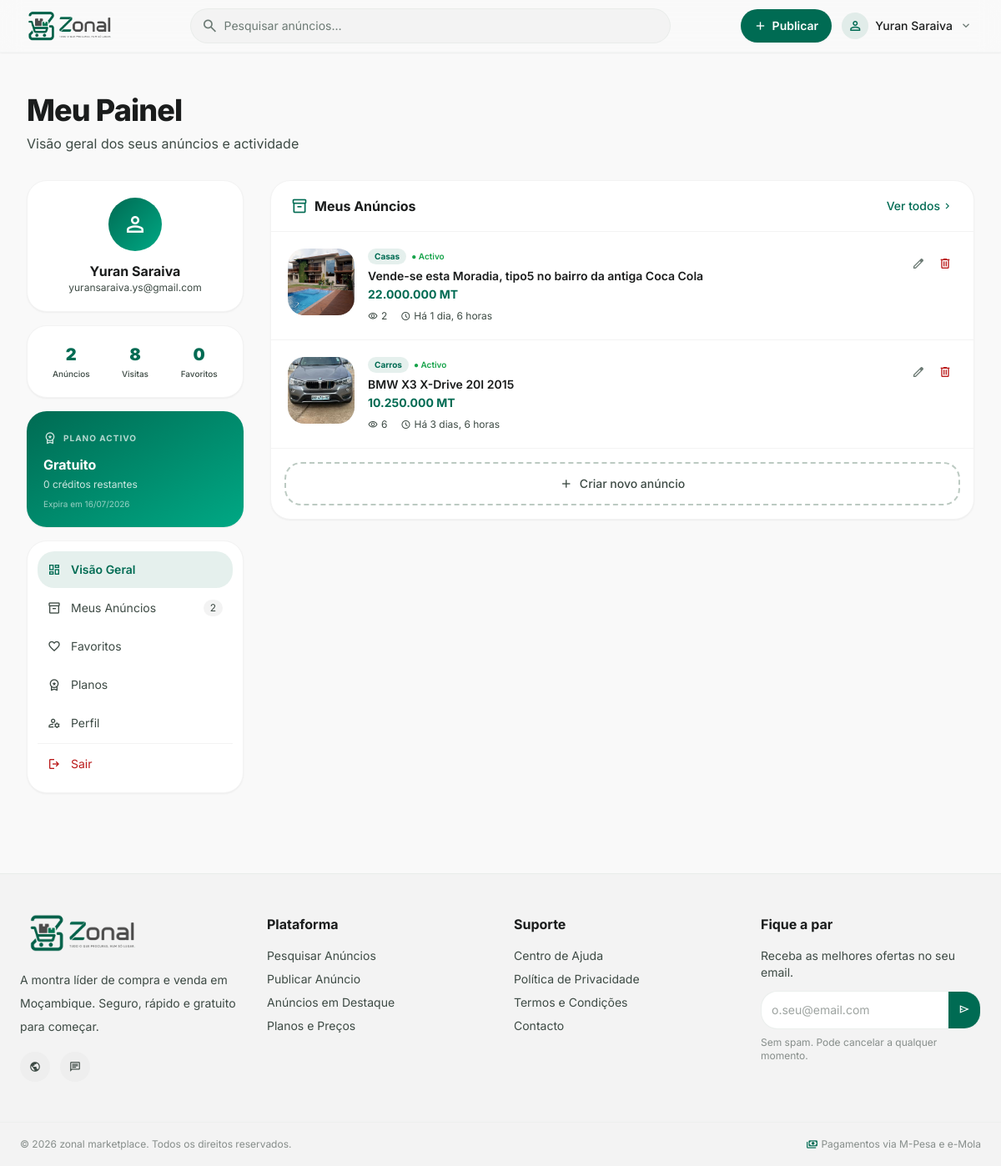
The app's page /dashboard/ (signed in), older data.
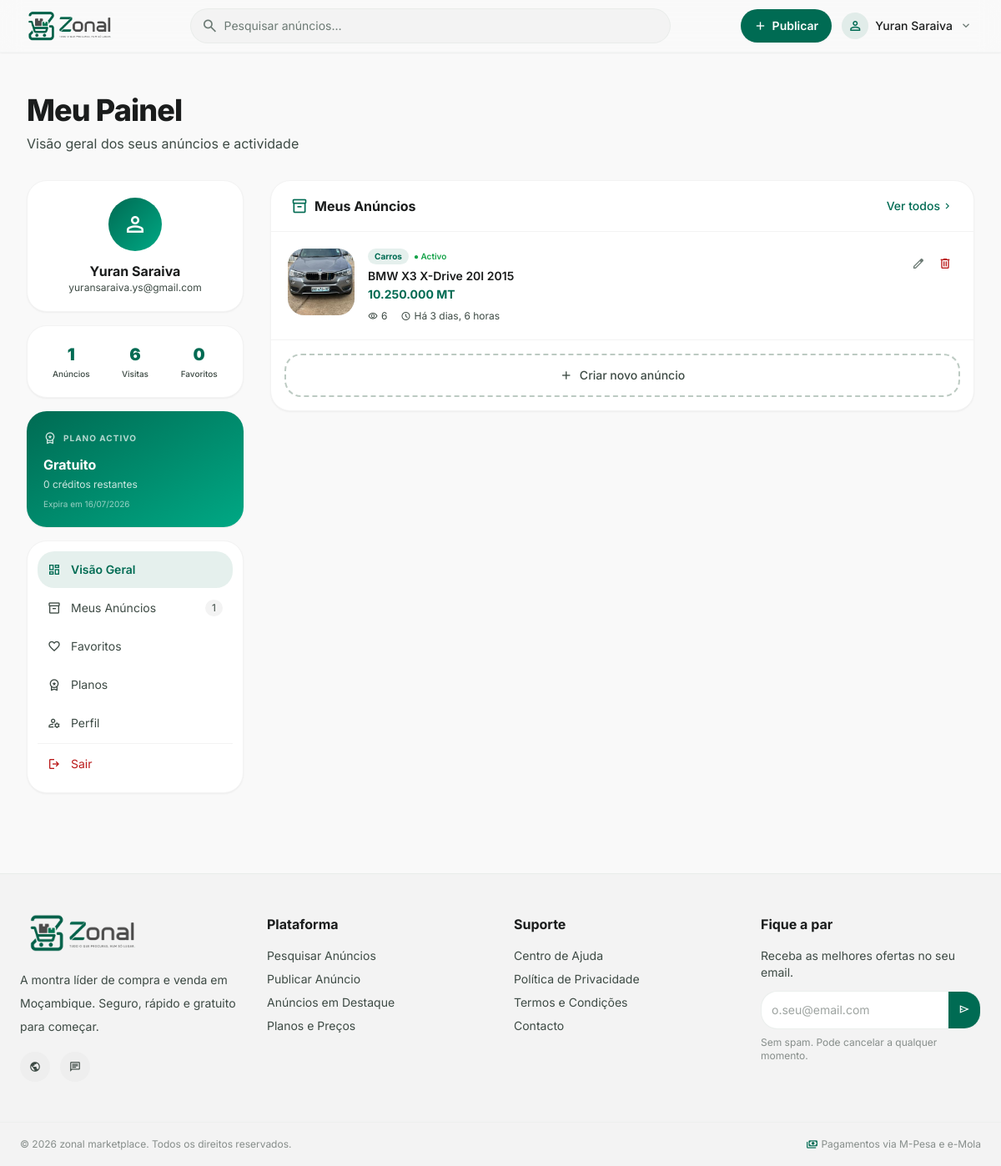
The same page, newer data.
### apps/anuncios/models.py (models this page shows, shortened)
class Anuncio(models.Model):
    CONDICAO_CHOICES = [
        ('novo', 'Novo'),
        ('usado', 'Usado'),
        ('recondicionado', 'Recondicionado'),
    ]
    ESTADO_CHOICES = [
        ('rascunho', 'Rascunho'),
        ('pendente_pagamento', 'Pendente de Pagamento'),
        ('activo', 'Activo'),
        ('pausado', 'Pausado'),
        ('vendido', 'Vendido'),
        ('expirado', 'Expirado'),
        ('eliminado', 'Eliminado'),
        ('rejeitado', 'Rejeitado'),
    ]
    utilizador = models.ForeignKey(User, on_delete=models.CASCADE, related_name='anuncios')
    categoria = models.ForeignKey(Categoria, on_delete=models.PROTECT, related_name='anuncios')
    subscricao = models.ForeignKey(
        SubscricaoUtilizador,
        on_delete=models.SET_NULL,
        null=True, blank=True,
        related_name='anuncios_publicados',
        help_text='Subscrição/plano que foi consumido para publicar este anúncio'
    )
    titulo = models.CharField(max_length=100)
    descricao = models.TextField(max_length=2000)
    preco = models.DecimalField(max_digits=12, decimal_places=2)
    preco_negociavel = models.BooleanField(default=False)
    condicao = models.CharField(
        max_length=20, choices=CONDICAO_CHOICES, default='novo'
    )
    provincia = models.CharField(max_length=50)
    cidade = models.CharField(max_length=50)
    bairro = models.CharField(max_length=100, blank=True)
    estado = models.CharField(
        max_length=30, choices=ESTADO_CHOICES, default='pendente_pagamento'
    )
    motivo_rejeicao = models.TextField(blank=True)
    visualizacoes = models.PositiveIntegerField(default=0)
    contactos_recebidos = models.PositiveIntegerField(default=0)
    auto_renovar = models.BooleanField(default=False)
    criado_em = models.DateTimeField(auto_now_add=True)
    actualizado_em = models.DateTimeField(auto_now=True)
    expira_em = models.DateTimeField(null=True, blank=True)
    publicado_em = models.DateTimeField(null=True, blank=True)
    class Meta:
        verbose_name = 'Anúncio'
        verbose_name_plural = 'Anúncios'
        ordering = ['-publicado_em']
    @property
    def destacado(self):
        return self.destaques.filter(activo=True, fim_em__gt=timezone.now()).exists()

### apps/categorias/models.py (models this page shows, shortened)
class Categoria(models.Model):
    pai = models.ForeignKey(
        'self', on_delete=models.CASCADE,
        null=True, blank=True, related_name='subcategorias'
    )
    nome = models.CharField(max_length=100)
    slug = models.SlugField(max_length=100, unique=True)
    icone_url = models.CharField(max_length=255, blank=True)
    ordem = models.PositiveIntegerField(default=0)
    activa = models.BooleanField(default=True)
    nivel = models.PositiveIntegerField(default=0)
    class Meta:
        verbose_name = 'Categoria'
        verbose_name_plural = 'Categorias'
        ordering = ['ordem', 'nome']

### apps/anuncios/views.py (the view)
# urls.py: path('dashboard/', views.dashboard_view, name='dashboard'),           # ← novo
@login_required
def dashboard_view(request):
    anuncios_qs = Anuncio.objects.filter(
        utilizador=request.user
    ).exclude(estado='eliminado').select_related('categoria').prefetch_related('imagens').order_by('-publicado_em')
    ctx = _sidebar_context(request.user)
    ctx.update({
        'meus_anuncios': [_anuncio_para_dict(a, request) for a in anuncios_qs[:5]],
        'favoritos': _favoritos_lista(request.user, request, limite=4),
        'active_tab': 'dashboard',
        'page_title': 'Meu Painel',
        'page_subtitle': 'Visão geral dos seus anúncios e actividade',
    })
    return render(request, 'users/dashboard.html', ctx)

### apps/anuncios/views.py (called while the page is built)
def _anuncio_para_dict(anuncio, request):
    imgs = list(anuncio.imagens.all())
    img = next(
        (i for i in imgs if i.principal),
        imgs[0] if imgs else None
    )
    return {
        'id': anuncio.id,
        'titulo': anuncio.titulo,
        'preco': anuncio.preco,
        'estado': anuncio.estado,
        'get_estado_display': anuncio.get_estado_display(),
        'categoria_nome': anuncio.categoria.nome,
        'visualizacoes': anuncio.visualizacoes,
        'publicado_em': anuncio.publicado_em,
        'provincia': anuncio.provincia,
        'cidade': anuncio.cidade,
        'condicao': anuncio.condicao,
        'imagem_principal': request.build_absolute_uri(img.imagem.url) if img else None,
        'destacado': anuncio.destacado,
    }

def _get_subscricao_activa(user):
    return (
        SubscricaoUtilizador.objects
        .filter(utilizador=user, estado='activa', expira_em__gt=timezone.now())
        .select_related('plano')
        .order_by('expira_em')
        .first()
    )

### apps/pagamentos/models.py (called while the page is built)
    @property
    def ilimitado(self):
        return self.creditos_totais is None

### templates/users/dashboard.html (shortened to what the changed rows need)
{% extends "users/area_utilizador.html" %}
{% load humanize %}
{% block area_content %}
<section class="bg-surface-container-lowest rounded-2xl shadow-sm border border-surface-container-low overflow-hidden">
    <div class="flex items-center justify-between px-6 py-4 border-b border-surface-container-low">
        <h2 class="font-bold text-on-surface flex items-center gap-2">
            <span class="material-symbols-outlined text-primary text-xl">inventory_2</span>
            Meus Anúncios
        </h2>
    </div>
    <div class="divide-y divide-surface-container-low" id="lista-anuncios">
        {% for anuncio in meus_anuncios %}
        <div class="flex gap-4 p-5 hover:bg-surface-container-low/50 transition-colors anuncio-item"
             data-id="{{ anuncio.id }}">
            <div class="w-20 h-20 flex-shrink-0 rounded-xl overflow-hidden bg-surface-container-low">
                {% if anuncio.imagem_principal %}
                <img class="w-full h-full object-cover" src="{{ anuncio.imagem_principal }}" alt="{{ anuncio.titulo }}"/>
                {% else %}
                <div class="w-full h-full flex items-center justify-center">
                    <span class="material-symbols-outlined text-outline">image</span>
                </div>
                {% endif %}
            </div>
            <div class="flex-1 min-w-0">
                <div class="flex items-start justify-between gap-2">
                    <div class="min-w-0">
                        <div class="flex flex-wrap items-center gap-1.5 mb-1">
                            <span class="text-[10px] font-bold bg-primary/10 text-primary px-2 py-0.5 rounded-full">
                                {{ anuncio.categoria_nome }}
                            </span>
                            <span class="text-[10px] font-semibold
                                {% if anuncio.estado == 'activo' %}text-green-600
                                {% elif anuncio.estado == 'expirado' %}text-error
                                {% elif anuncio.estado == 'pendente_pagamento' %}text-amber-500
                                {% elif anuncio.estado == 'pausado' %}text-blue-500
                                {% else %}text-on-surface-variant{% endif %}">
                                ● {{ anuncio.get_estado_display }}
                            </span>
                        </div>
                        <a href="{% url 'anuncio-detalhe-view' anuncio.id %}"
                           class="font-semibold text-on-surface hover:text-primary transition-colors text-sm line-clamp-1 block">
                            {{ anuncio.titulo }}
                        </a>
                        <p class="font-bold text-primary text-sm mt-0.5">{{ anuncio.preco|floatformat:0 }} MT</p>
                    </div>
                    <div class="flex gap-1 flex-shrink-0">
                        <a href="{% url 'anuncio-editar-view' anuncio.id %}"
                           class="p-1.5 rounded-lg hover:bg-surface-container-low transition-colors"
                           title="Editar">
                            <span class="material-symbols-outlined text-outline text-base">edit</span>
                        </a>
                        <button onclick="eliminarAnuncio({{ anuncio.id }}, this)"
                                class="p-1.5 rounded-lg hover:bg-error-container/30 transition-colors"
                                title="Eliminar">
                            <span class="material-symbols-outlined text-error text-base">delete</span>
                        </button>
                    </div>
                </div>
                <div class="flex items-center gap-4 mt-2 text-xs text-on-surface-variant">
                    <span class="flex items-center gap-1">
                        <span class="material-symbols-outlined text-[12px]">visibility</span>
                        {{ anuncio.visualizacoes }}
                    </span>
                    {% if anuncio.publicado_em %}
                    <span class="flex items-center gap-1">
                        <span class="material-symbols-outlined text-[12px]">schedule</span>
                        Há {{ anuncio.publicado_em|timesince }}
                    </span>
                    {% endif %}
                </div>
            </div>
        </div>
        {% empty %}
        <div class="text-center py-16 text-on-surface-variant">
            <span class="material-symbols-outlined text-5xl text-outline">inventory_2</span>
            <p class="mt-4 font-medium">Ainda não publicou nenhum anúncio.</p>
            <p class="text-sm mt-1 text-on-surface-variant/70">Crie o seu primeiro anúncio agora.</p>
        </div>
        {% endfor %}
    </div>
</section>
{% endblock %}

### templates/users/area_utilizador.html (shortened to what the changed rows need)
{% extends "base.html" %}
{% load static %}
{% block content %}
<main class="pt-24 pb-24 px-4 md:px-8 max-w-7xl mx-auto mt-4">
    <div class="mb-8">
        <h1 class="text-3xl md:text-4xl font-extrabold text-on-surface tracking-tight">
            {{ page_title|default:"Meu Painel" }}
        </h1>
    </div>
    <div class="grid grid-cols-1 lg:grid-cols-12 gap-8">
        <div class="lg:col-span-3">
            <aside class="sticky top-24 space-y-4">
                <div class="bg-surface-container-lowest rounded-2xl p-5 shadow-sm border border-surface-container-low">
                    <div class="grid grid-cols-3 gap-3 text-center">
                        <div>
                            <p class="text-xl font-black text-primary" id="stat-anuncios">{{ total_anuncios|default:0 }}</p>
                            <p class="text-[10px] text-on-surface-variant font-medium mt-0.5">Anúncios</p>
                        </div>
                        <div>
                            <p class="text-xl font-black text-primary">{{ total_visualizacoes|default:0 }}</p>
                            <p class="text-[10px] text-on-surface-variant font-medium mt-0.5">Visitas</p>
                        </div>
                    </div>
                </div>
                <div class="bg-surface-container-lowest rounded-2xl p-3 shadow-sm border border-surface-container-low">
                    <nav class="space-y-0.5">
                        <a href="{% url 'meus-anuncios' %}"
                           class="flex items-center gap-3 px-3 py-2.5 rounded-xl text-sm transition-all
                                  {% if active_tab == 'anuncios' %}bg-primary/10 text-primary font-semibold
                                  {% else %}text-on-surface-variant hover:bg-surface-container-low hover:text-on-surface{% endif %}">
                            <span class="material-symbols-outlined text-base">inventory_2</span>
                            Meus Anúncios
                            <span class="ml-auto text-xs bg-surface-container-low px-2 py-0.5 rounded-full
                                         {% if active_tab == 'anuncios' %}bg-primary/20{% endif %}">
                                {{ total_anuncios|default:0 }}
                            </span>
                        </a>
                    </nav>
                </div>
            </aside>
        </div>
        <div class="lg:col-span-9 space-y-6">
            {% block area_content %}{% endblock %}
        </div>
    </div>
</main>
{% endblock %}

Row changes from the older to the newer data that the page shows:
no longer on this page (row edited): Anuncio: shows a picture, categoria_nome "Casas", estado "Activo", titulo "Vende-se esta Moradia, tipo5 no bairro da antiga Coca Cola", preco "22.000.000", visualizacoes "2", publicado_em "1 dia, 6 horas"
Text that changed along with them:
{{ total_anuncios|default:0 }}: "2" → "1"
{{ total_visualizacoes|default:0 }}: "8" → "6"
